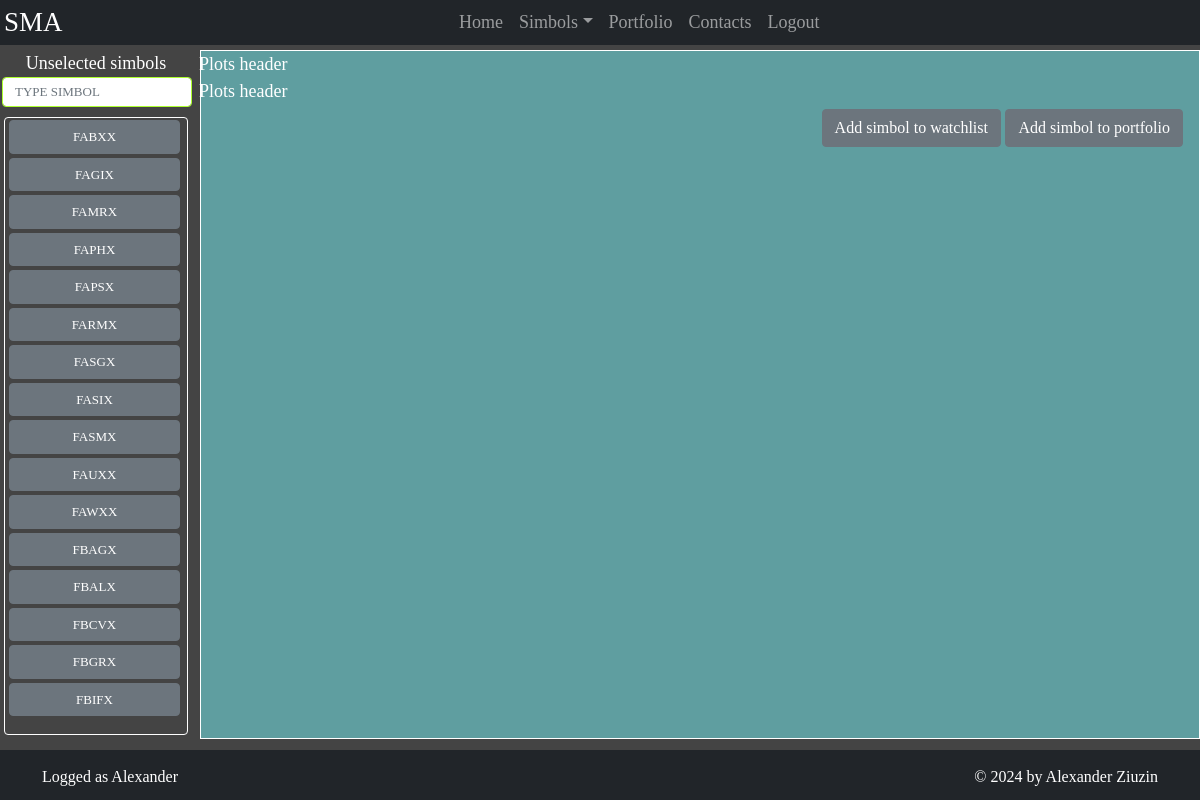
/simbols?listtype=unselected (signed in), run on the app's committed database.
### app/models.py (models this page shows, shortened)
class Simbol(db.Model):
    __tablename__ = 'simbol'
    simbol = db.Column(db.String(10), primary_key = True)
    title = db.Column(db.String(100))
    category = db.Column(db.String(20))
    ytd = db.Column(db.Float)
    oneyearreturn = db.Column(db.Float)
    threeyearreturn = db.Column(db.Float)
    fiveyearreturn = db.Column(db.Float)
    tenyearreturn = db.Column(db.Float)
    lifeoffundreturn = db.Column(db.Float)
    netto = db.Column(db.Float)
    gross = db.Column(db.Float)
    overall = db.Column(db.Float)

class User(UserMixin, db.Model):
    __tablename__ = 'user'
    id = db.Column(db.String(100), primary_key=True)
    email = db.Column(db.String(80), unique=True)
    username = db.Column(db.String(100), unique=True)
    password_hash = db.Column(db.String())
    admin = db.Column(db.Boolean)

### app/views.py (the view)
@app.route("/simbols")
def simbols():
   if request.args:
      req = request.args
      simbols=[]
      if req["listtype"] == "portfolio":
         subquery = db.session.query(UserSimbol.simbol).filter(UserSimbol.userid == current_user.id, UserSimbol.listtype == 1).subquery()
         simbols = db.session.query(Simbol).filter(Simbol.simbol.in_(subquery)).order_by(Simbol.simbol).all()
      if req["listtype"] == "watchlist":
         subquery = db.session.query(UserSimbol.simbol).filter(UserSimbol.userid == current_user.id, UserSimbol.listtype == 2).subquery()
         simbols = db.session.query(Simbol).filter(Simbol.simbol.in_(subquery)).order_by(Simbol.simbol).all()
      if req["listtype"] == "unselected":
         subquery = db.session.query(UserSimbol.simbol).filter(UserSimbol.userid == current_user.id).subquery()
         simbols = db.session.query(Simbol).filter(Simbol.simbol.notin_(subquery)).order_by(Simbol.simbol).all()
   return render_template("simbols.html", simbols = simbols, user = current_user, listtype = req["listtype"])

### app/userlogin.py (called while the page is built)
@login.user_loader
def load_user(id):
    return User.query.get(str(id))

### app/templates/simbols.html (shortened to what this page needs)
{% extends "base.html" %}
{% block main %}
<div class = "container-fluid">
    <div id = "main-row" class = "row">
        <div class = "col-sm-2 left-column">
            <div class = "row simbols-list-header">
                {% if listtype == "unselected" %}
                 Unselected simbols
                {% endif %}
            </div>
            <div class = "row">
                <input id = "simbol-search" type="text" class = "form-control search-simbol-input"
                    placeholder="Type simbol">
            </div>
            <div class = "row">
                <div class = "col-sm simbols-list-border" >
                <ul id = "list-of-simbols" class = "simbols-list">
                    {% for simbol in simbols %}
                    <li>
                        <button type="button" class="btn  btn-secondary shadow-none simbol-button" onclick="simbol_button_click(event)">
                            {{simbol.simbol}}
                        </button>
                    </li>
                    {% endfor %}
                </ul>
                </div>
            </div>
        </div>
        <div class = "col-sm-10 right-column">
            <div id = "plots-header" class = "row">
                Plots header
            </div>
            <div id = "plots-body" class = "row">
                Plots header
            </div>
            <div id = "plots-footer" class = "row">
                <div class = "col-sm">
                    <div class="float-end">
                        {% if listtype == "unselected" %}
                        <button type="button" class="btn btn-secondary shadow-none simbol-management-buton" onclick="add_simbol_to_watchlist_button_click()">
                            Add simbol to watchlist
                        </button>
                        <button type="button" class="btn btn-secondary shadow-none simbol-management-buton" onclick="add_simbol_to_portfolio_button_click()">
                            Add simbol to portfolio
                        </button>
                        {% endif %}
                    </div>
            </div>
        </div>
    </div>
</div>
{% endblock %}

### app/templates/base.html (shortened to what this page needs)
<!DOCTYPE html>
<html lang="en" dir="ltr">
    <head>
        <link rel="stylesheet" type="text/css" href="/static/css/bootstrap.min.css"/>
        <link rel="stylesheet" type="text/css" href="/static/css/style.css" />
	</head>
    <body >
      <header class="container-sm">
        <nav class="navbar navbar-expand-sm navbar-dark bg-dark fixed-top navigation" >
          <a id = "brand-icon" class="navbar-brand cinzel-400" href="#">SMA</a>
          <div class="collapse navbar-collapse justify-content-center" id="navbarCollapse">
            <ul class="navbar-nav">
              <li class = "nav-item">
                <a class="nav-link {% if pageName == 'Home' %} active {% endif %}" aria-current="page" href="/">Home</a>
              </li>
              {% if user.is_authenticated %}
              <li class = "nav-item dropdown">
               <a class="nav-link dropdown-toggle href="#"
                 id="navbarDropdownGalleries" role="button" data-bs-toggle="dropdown"
                 aria-expanded="false">Simbols</a>
              </li>
              <li class = "nav-item">
                <a class="nav-link {% if pageName == 'Works' %} active {% endif %}" href="/portfolio">Portfolio</a>
              </li>
              {% endif %}
              <li class = "nav-item">
                <a class="nav-link {% if pageName == 'Contacts' %} active {% endif %}" href="/contacts">Contacts</a>
              </li>
              <li class = "nav-item">
                {% if user.is_authenticated %}
                  <a class="nav-link {% if pageName == 'Login' %} active {% endif %}" href="/logout">Logout</a>
                {% else %}
                  <a class="nav-link {% if pageName == 'Logout' %} active {% endif %}" href="/login">Login</a>
                {% endif %}
              </li>
            </ul>
          </div>
        </nav>
      </header>
      <main id="main">
          {% block main %}
          {% endblock %}
      </main>
      <footer class = "d-flex align-items-center">
        <div  class = "container">
          <div class = "row ">
            <div class = "col-sm-6">
              <div class = "d-flex justify-content-start">
                {% if user.is_authenticated %}
                  Logged as {{user.username}}
                {% endif %}
              </div>
            </div>
            <div class = "col-sm-6" >
              <div class = "d-flex justify-content-end">
                © 2024 by Alexander Ziuzin
              </div>
            </div>
          </div>
        </div>
      </footer>
    </body>
</html>

### app/static/css/style.css (style rules this page uses)
* { margin: 0; padding: 0; }
html { visibility:hidden; }
body { color: #566787;background-color:rgb(68, 68, 68); font-family: "HvDTrial_Brandon_Grotesque_regular"; font-size: large; }
.cinzel-400 { font-family: 'Cinzel'; font-size: 1.5em; font-weight: 400; color:White; }
.navigation { height: 45px; padding-top: 0px; padding-bottom: 0px; }
#main { width: 100%; margin-top: 50px; margin-left: 0px; margin-right: 0px; }
footer { position:fixed; bottom: 0; width:100%; height: 50px; background-color:rgb(33, 37, 41); text-align: center; padding-top: 5px; color: white; font-size:medium; padding-top: 3px; }
#brand-icon { margin-left: 4px; }
.col-sm { margin: 4px; }
#main-row { margin-top: 50px; color: white; }
.left-column { align-items: center; padding-right: 20px; }
.right-column { padding-left: 10px; background-color: cadetblue; border: 1px solid white; }
.simbols-list { list-style-type: none; align-items: center; justify-content: center; overflow-y:scroll; overflow-x: hidden; margin-left: -30px; }
.simbols-list-border { border: 1px solid white; border-radius: 4px; margin-top: 10px; padding-left: 0px; padding-right: 0px; }
.simbols-list-header { font-size: large; justify-content: center; text-wrap:wrap ; }
.search-simbol-input { align-self:center; width: calc(100% - 2px); margin-left: 2px; text-transform: uppercase; height: 30px; font-size: small; border: 1px solid greenyellow; border-radius: 4px; }
.simbol-button { width:95%; margin: 2px; font-size: small; }
.simbol-management-buton { font-size:medium; text-wrap: nowrap ; }

### data on the page
Simbol: simbol "FABXX"
Simbol: simbol "FAGIX"
Simbol: simbol "FAMRX"
Simbol: simbol "FAPHX"
Simbol: simbol "FAPSX"
Simbol: simbol "FARMX"
Simbol: simbol "FASGX"
Simbol: simbol "FASIX"
Simbol: simbol "FASMX"
Simbol: simbol "FAUXX"
Simbol: simbol "FAWXX"
Simbol: simbol "FBAGX"
Simbol: simbol "FBALX"
Simbol: simbol "FBCVX"
Simbol: simbol "FBGRX"
Simbol: simbol "FBIFX"
User: username "Alexander"
